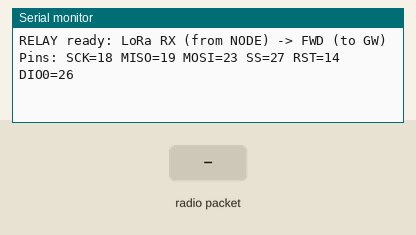
The program below on a simulated ESP32. On the bench: the last lines printed to the serial monitor. Inputs (shaded band) come from the test bench. No radio packets arrive unless stated.

Above: at 1.5 s.
1.6 s: radio packet "ID=" arrives
At 2.8 s:
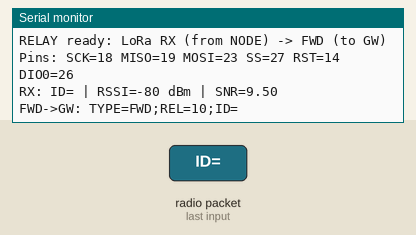
3.1 s: radio packet "TYPE=" arrives
At 4.1 s:
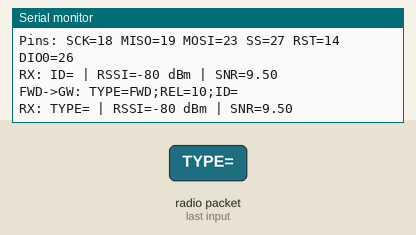
4.6 s: radio packet "1" arrives
At 5.3 s:
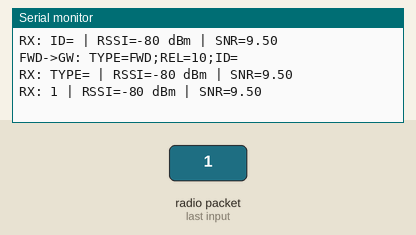

Measured:
- after the input at 1.6 s, the serial monitor: prints a new line at once (image 1)
- after the input at 3.1 s, the serial monitor: prints a new line at once (image 2)
- after the input at 4.6 s, the serial monitor: prints a new line at once (image 3)

The program:

main.cpp
```cpp
/*
#include <Arduino.h>
#include <SPI.h>
#include <LoRa.h>

// ===== LoRa pins (ESP32 VSPI) =====
#define LORA_SCK   18
#define LORA_MISO  19
#define LORA_MOSI  23
#define LORA_SS    27   // đổi thành 5 nếu bạn dùng NSS=GPIO5
#define LORA_RST   14
#define LORA_DIO0  26
#define LORA_FREQ  433E6

SPIClass spiLoRa(VSPI);

// ===== TDMA params (test nhanh) =====
// Khi demo xong, đổi PERIOD_MS = 300000 (5 phút)
static const uint32_t PERIOD_MS = 30000;   // 30s cho test nhanh
static const uint32_t SLOT_MS   = 2000;    // 2s/slot
static const uint8_t  NODES     = 3;       // hỗ trợ tới 3 node
static uint16_t SFID = 0;

bool readPacket(String &out) {
  int packetSize = LoRa.parsePacket();
  if (!packetSize) return false;
  out = "";
  while (LoRa.available()) out += (char)LoRa.read();
  return true;
}

bool getKV(const String &s, const String &key, String &out) {
  int p = s.indexOf(key + "=");
  if (p < 0) return false;
  p += key.length() + 1;
  int q = s.indexOf(';', p);
  if (q < 0) q = s.length();
  out = s.substring(p, q);
  out.trim();
  return out.length() > 0;
}

void sendBeacon() {
  char b[80];
  snprintf(b, sizeof(b), "TYPE=BEACON;SFID=%u;PER=%lu;SLOT=%lu;N=%u",
           SFID++, (unsigned long)(PERIOD_MS/1000), (unsigned long)SLOT_MS, (unsigned)NODES);

  LoRa.idle();
  LoRa.beginPacket();
  LoRa.print(b);
  LoRa.endPacket();
  LoRa.receive();

  Serial.print("[BEACON TX] ");
  Serial.println(b);
}

void sendAck(uint8_t src, uint16_t seq) {
  char a[50];
  snprintf(a, sizeof(a), "TYPE=ACK;SRC=%u;SEQ=%u", src, seq);

  LoRa.idle();
  LoRa.beginPacket();
  LoRa.print(a);
  LoRa.endPacket();
  LoRa.receive();

  Serial.print("  [ACK TX] ");
  Serial.println(a);
}

void setup() {
  Serial.begin(9600);
  delay(500);

  spiLoRa.begin(LORA_SCK, LORA_MISO, LORA_MOSI, LORA_SS);
  LoRa.setSPI(spiLoRa);
  LoRa.setPins(LORA_SS, LORA_RST, LORA_DIO0);

  if (!LoRa.begin(LORA_FREQ)) {
    Serial.println("LoRa init failed!");
    while (1) delay(1000);
  }

  // phải KHỚP với STM32
  LoRa.setSyncWord(0x12);
  LoRa.enableCrc();
  LoRa.setSpreadingFactor(7);
  LoRa.setSignalBandwidth(125E3);
  LoRa.setCodingRate4(5);

  LoRa.receive();
  Serial.println("ESP32 RELAY ready: BEACON + TDMA RX + ACK");
}

void loop() {
  uint32_t t0 = millis();

  // 1) Phát BEACON đầu chu kỳ
  sendBeacon();

  // 2) TDMA receive theo slot (đơn giản: 1 slot/1 node)
  for (uint8_t slot = 0; slot < NODES; slot++) {
    uint32_t slotStart = t0 + 200 + (uint32_t)slot * SLOT_MS; // guard 200ms
    while ((int32_t)(millis() - slotStart) < 0) delay(5);

    uint32_t slotEnd = slotStart + SLOT_MS - 200;
    Serial.print("[SLOT "); Serial.print(slot+1); Serial.println("] listening...");

    while ((int32_t)(millis() - slotEnd) < 0) {
      String rx;
      if (readPacket(rx)) {
        // chỉ xử lý DATA
        if (rx.indexOf("TYPE=DATA") >= 0) {
          String srcStr, seqStr;
          if (getKV(rx, "SRC", srcStr) && getKV(rx, "SEQ", seqStr)) {
            uint8_t src = (uint8_t)srcStr.toInt();
            uint16_t sq = (uint16_t)seqStr.toInt();

            Serial.print("  [RX] "); Serial.print(rx);
            Serial.print(" | RSSI="); Serial.print(LoRa.packetRssi());
            Serial.print(" | SNR="); Serial.println(LoRa.packetSnr(), 2);

            // ACK ngay lập tức
            sendAck(src, sq);
          } else {
            Serial.print("  [RX] "); Serial.println(rx);
          }
        }
      }
      delay(5);
    }
  }

  // 3) Chờ hết chu kỳ
  uint32_t elapsed = millis() - t0;
  if (elapsed < PERIOD_MS) delay(PERIOD_MS - elapsed);
}
*/
#include <Arduino.h>
#include <SPI.h>
#include <LoRa.h>

// ===== LoRa pins (ESP32 DOIT + RA-01/RA-02) =====
#define LORA_SCK   18
#define LORA_MISO  19
#define LORA_MOSI  23
#define LORA_SS    27     // <-- đúng theo bạn đang cắm
#define LORA_RST   14
#define LORA_DIO0  26
#define LORA_FREQ  433E6

SPIClass spiLoRa(VSPI);

// ===== RELAY params =====
static const int RELAY_ID = 10;   // tùy bạn đặt (10, 11,...)

// Forward lên Gateway: TYPE=FWD;REL=10; + payload gốc
static void forwardToGateway(const String& nodePayload) {
  String fwd;
  fwd.reserve(nodePayload.length() + 24);
  fwd = "TYPE=FWD;REL=";
  fwd += String(RELAY_ID);
  fwd += ";";
  fwd += nodePayload;

  // TX xong quay lại RX (rất quan trọng)
  LoRa.idle();
  LoRa.beginPacket();
  LoRa.print(fwd);
  LoRa.endPacket();      // blocking send
  LoRa.receive();        // quay lại RX ngay

  Serial.print("FWD->GW: ");
  Serial.println(fwd);
}

static void loraEnterRx() {
  LoRa.receive(); // RX continuous
}

void setup() {
  Serial.begin(9600);
  delay(300);

  // SPI + LoRa init
  spiLoRa.begin(LORA_SCK, LORA_MISO, LORA_MOSI, LORA_SS);
  LoRa.setSPI(spiLoRa);
  LoRa.setPins(LORA_SS, LORA_RST, LORA_DIO0);

  if (!LoRa.begin(LORA_FREQ)) {
    Serial.println("LoRa init failed! Check wiring/pins/freq.");
    while (1) delay(1000);
  }

  // Phải giống Node/Gateway
  LoRa.setSyncWord(0x12);
  LoRa.enableCrc();
  LoRa.setSpreadingFactor(7);
  LoRa.setSignalBandwidth(125E3);
  LoRa.setCodingRate4(5);

  loraEnterRx();
  Serial.println("RELAY ready: LoRa RX (from NODE) -> FWD (to GW)");
  Serial.print("Pins: SCK="); Serial.print(LORA_SCK);
  Serial.print(" MISO="); Serial.print(LORA_MISO);
  Serial.print(" MOSI="); Serial.print(LORA_MOSI);
  Serial.print(" SS="); Serial.print(LORA_SS);
  Serial.print(" RST="); Serial.print(LORA_RST);
  Serial.print(" DIO0="); Serial.println(LORA_DIO0);
}

void loop() {
  int packetSize = LoRa.parsePacket();
  if (!packetSize) return;

  String payload;
  payload.reserve(packetSize);

  while (LoRa.available()) payload += (char)LoRa.read();

  long rssi = LoRa.packetRssi();
  float snr = LoRa.packetSnr();

  Serial.print("RX: ");
  Serial.print(payload);
  Serial.print(" | RSSI=");
  Serial.print(rssi);
  Serial.print(" dBm | SNR=");
  Serial.println(snr, 2);

  // ===== Chỉ forward gói từ NODE =====
  // Node STM32 của bạn: luôn có "ID=" và KHÔNG có "TYPE="
  const bool isNodePacket = (payload.indexOf("ID=") >= 0) && (payload.indexOf("TYPE=") < 0);

  if (isNodePacket) {
    forwardToGateway(payload);
  } else {
    // Không forward: gói control (TYPE=...) hoặc rác
    // vẫn đảm bảo về RX
    loraEnterRx();
  }
}
```
